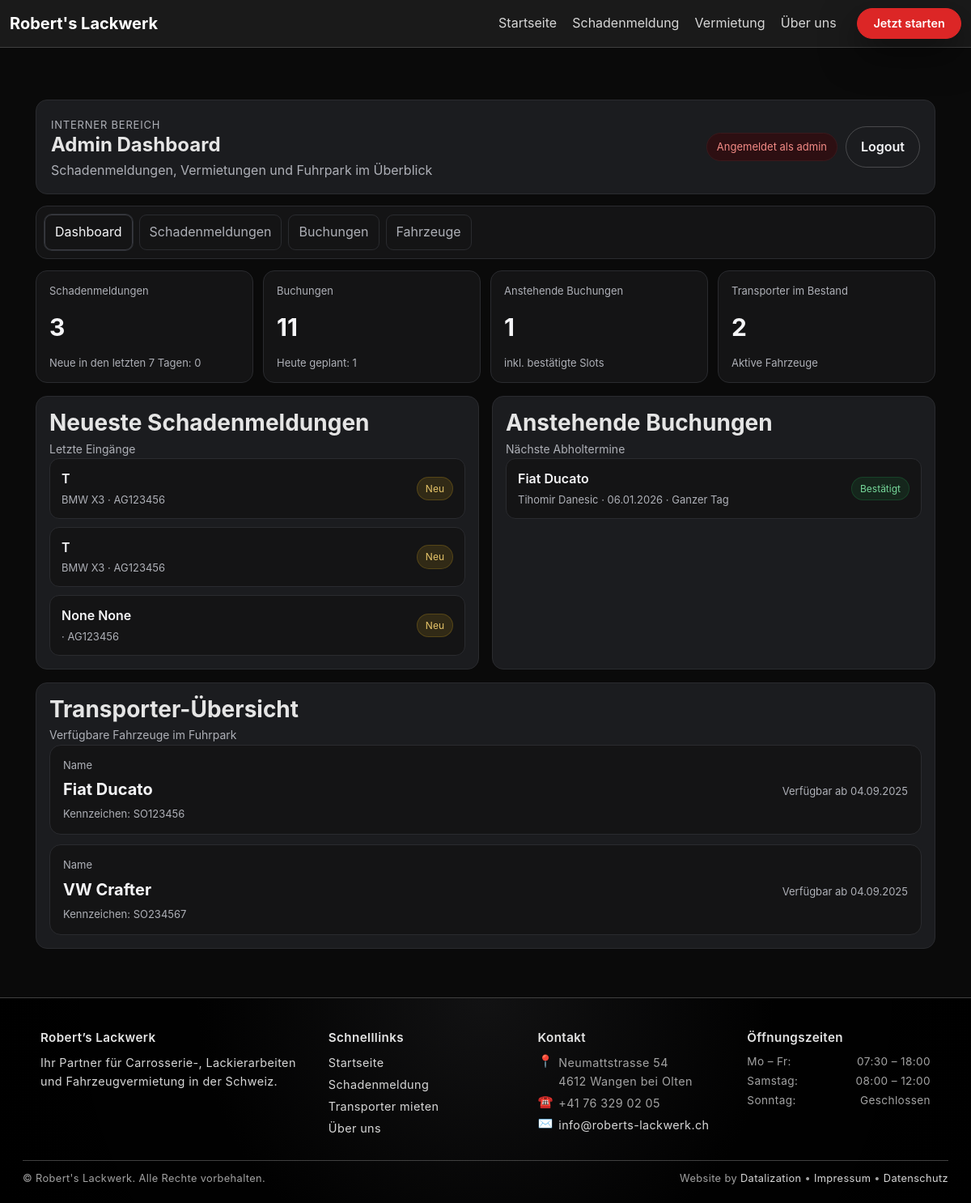
Before: /intern/dashboard/ (signed in) with the older database file.
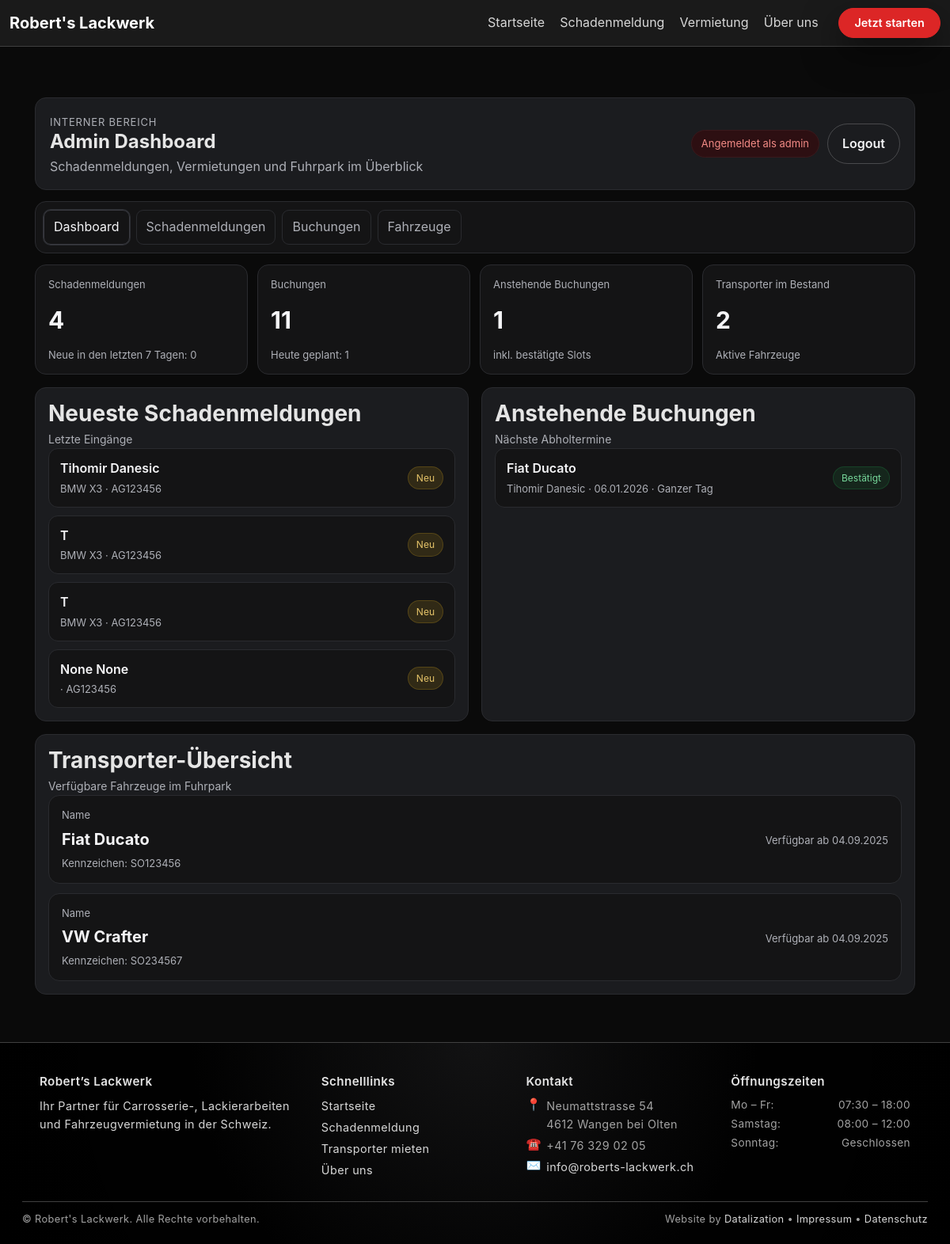
After: the same page with the newer database file.
### main/models.py (models this page shows, shortened)
class DamageReport(models.Model):
    STATUS_CHOICES = [
        ("pending", "Ausstehend"),
        ("in_progress", "In Bearbeitung"),
        ("completed", "Abgeschlossen"),
    ]
    customer = models.ForeignKey(
        Customer,
        on_delete=models.SET_NULL,
        null=True,
        blank=True,
        related_name="damage_reports",
    )
    first_name = models.CharField("Vorname", max_length=80, blank=True, null=True)
    last_name  = models.CharField("Nachname", max_length=80, blank=True, null=True)
    company_name = models.CharField("Firmenname", max_length=120, blank=True, null=True)
    email = models.EmailField()
    phone = models.CharField(max_length=50, blank=True)
    car_brand = models.CharField("Automarke", max_length=80, blank=True)
    car_model = models.CharField("Automodell", max_length=80, blank=True)
    vin       = models.CharField("Stammnummer (VIN)", max_length=32, blank=True)
    first_registration = models.DateField("Erstzulassung", null=True, blank=True)
    mileage = models.PositiveIntegerField("Kilometerstand", null=True, blank=True)
    car_part = models.CharField(max_length=50, choices=CAR_PART_CHOICES, blank=True)  # ← war früher ohne blank
    damaged_parts = models.JSONField("Beschädigte Teile", default=list, blank=True)
    affected_parts = models.JSONField("Betroffene Teile", default=list, blank=True)
    damage_type = models.CharField("Schadensart", max_length=50, blank=True)
    accident_date = models.DateField("Unfalldatum", null=True, blank=True)
    accident_location = models.CharField("Unfallort", max_length=200, blank=True)
    message = models.TextField(blank=True)
    address = models.CharField("Adresse", max_length=200, blank=True)
    plate = models.CharField("Kontrollschild", max_length=16, blank=True)
    no_plate = models.BooleanField("Kontrollschild nicht bekannt", default=False)
    insurer = models.CharField("Versicherung", max_length=40, blank=True, choices=INSURER_CHOICES)
    other_insurer = models.CharField("Andere Versicherung", max_length=100, blank=True)
    policy_number = models.CharField("Policennummer", max_length=64, blank=True)
    accident_number = models.CharField("Schaden-/Unfallnummer", max_length=64, blank=True)
    insurer_contact = models.CharField("Versicherung Ansprechperson", max_length=120, blank=True)
    other_party_involved = models.BooleanField(default=False)
    police_involved = models.BooleanField(default=False)
    documents = models.JSONField(default=list, blank=True)
    status = models.CharField(max_length=20, choices=STATUS_CHOICES, default="pending")
    admin_notes = models.TextField(blank=True)
    created_at = models.DateTimeField(auto_now_add=True)

class Booking(models.Model):
    STATUS_CHOICES = [
        ("pending", "Ausstehend"),
        ("confirmed", "Bestätigt"),
        ("completed", "Abgeschlossen"),
        ("cancelled", "Storniert"),
    ]
    TIME_SLOTS = [
        ("MORNING", "Vormittag"),
        ("AFTERNOON", "Nachmittag"),
        ("FULLDAY", "Ganzer Tag"),
    ]
    INSURANCE_CHOICES = [
        ("basic", "Basis"),
        ("full", "Vollkasko"),
        ("premium", "Premium"),
    ]
    KM_CHOICES = [
        ("100km", "100 km"),
        ("200km", "200 km"),
        ("unlimited", "Unbegrenzt"),
    ]
    PAYMENT_STATUS_CHOICES = [
        ("unpaid", "Offen"),
        ("paid", "Bezahlt"),
        ("refunded", "Erstattet"),
    ]
    transporter  = models.ForeignKey(Transporter, on_delete=models.CASCADE)
    vehicle = models.ForeignKey(Vehicle, on_delete=models.SET_NULL, null=True, blank=True, related_name="bookings")
    customer = models.ForeignKey(Customer, on_delete=models.SET_NULL, null=True, blank=True, related_name="bookings")
    date         = models.DateField()
    time_slot    = models.CharField(max_length=10, choices=TIME_SLOTS)
    pickup_date  = models.DateField(null=True, blank=True)
    return_date  = models.DateField(null=True, blank=True)
    pickup_time  = models.CharField(max_length=5, blank=True)
    return_time  = models.CharField(max_length=5, blank=True)
    customer_name   = models.CharField(max_length=100)
    customer_email  = models.EmailField()
    customer_phone  = models.CharField(max_length=50)
    customer_address        = models.CharField("Adresse", max_length=255)
    driver_license_number   = models.CharField("Führerscheinnummer", max_length=100)
    additional_insurance = models.BooleanField(default=False)
    moving_blankets      = models.BooleanField(default=False)
    hand_truck           = models.BooleanField(default=False)
    tie_down_straps      = models.BooleanField(default=False)
    additional_notes     = models.TextField(blank=True, null=True)
    status = models.CharField(max_length=20, choices=STATUS_CHOICES, default="pending")
    admin_notes = models.TextField(blank=True)
    km_package = models.CharField(max_length=20, choices=KM_CHOICES, default="100km")
    extras = models.JSONField(default=list, blank=True)
    insurance = models.CharField(max_length=20, choices=INSURANCE_CHOICES, default="basic")
    total_price = models.DecimalField(max_digits=10, decimal_places=2, default=0)
    PAYMENT_METHOD_CHOICES = [
        ("CARD", "Kreditkarte (Stripe)"),
        ("CASH", "Barzahlung"),
    ]
    payment_method = models.CharField(max_length=10, choices=PAYMENT_METHOD_CHOICES, default="CASH")
    payment_status = models.CharField(max_length=10, choices=PAYMENT_STATUS_CHOICES, default="unpaid")
    transaction_id = models.CharField(max_length=100, blank=True)
    created_at = models.DateTimeField(auto_now_add=True)
    updated_at = models.DateTimeField(auto_now=True)
    class Meta:
        unique_together = ("transporter", "date", "time_slot")
        indexes = [models.Index(fields=["transporter", "date"])]

class Transporter(models.Model):
    BUCHUNG_OPTIONEN = [
        ('vormittag', 'Vormittag'),
        ('nachmittag', 'Nachmittag'),
        ('ganztag', 'Ganztag'),
    ]
    name         = models.CharField(max_length=100)
    kennzeichen  = models.CharField(max_length=20, unique=True)
    farbe = models.CharField("Farbe", max_length=50, blank=True)
    preis_chf = models.DecimalField("Preis (CHF)", max_digits=7, decimal_places=2, default=0)
    verfuegbar_ab = models.DateField()
    bild = models.ImageField(
        upload_to="transporter_bilder/",
        blank=True,
        null=True,
        help_text="Bild des Transporters hochladen"
    )
    description = models.TextField(blank=True, default="")
    buchung = models.CharField(
        max_length=20,
        choices=BUCHUNG_OPTIONEN,
        blank=True,
        null=True,
        help_text="Verfügbare Buchungsoption"
    )

### main/views.py (the view)
# urls.py: path("intern/dashboard/", views.admin_dashboard_view, name="admin_dashboard"),
@login_required
@user_passes_test(is_staff_user)
def admin_dashboard_view(request):
    tab = request.GET.get("tab", "dashboard")
    today = timezone.localdate()
    seven_days_ago = today - timedelta(days=7)
    total_reports = DamageReport.objects.count()
    recent_reports_count = DamageReport.objects.filter(
        created_at__gte=seven_days_ago
    ).count()
    total_bookings = Booking.objects.count()
    bookings_today = Booking.objects.filter(date=today).count()
    upcoming_bookings = Booking.objects.filter(date__gte=today).count()
    transporter_count = Transporter.objects.count()
    recent_reports = DamageReport.objects.order_by("-created_at")[:5]
    upcoming_booking_list = (
        Booking.objects.filter(date__gte=today)
        .order_by("date", "time_slot")[:5]
    )
    reports_list = DamageReport.objects.order_by("-created_at")[:50]
    bookings_list = Booking.objects.select_related("transporter").order_by("-date")[:50]
    transporters = Transporter.objects.all().order_by("name")
    context = {
        "active_tab": tab,
        "total_reports": total_reports,
        "recent_reports_count": recent_reports_count,
        "total_bookings": total_bookings,
        "bookings_today": bookings_today,
        "upcoming_bookings": upcoming_bookings,
        "transporter_count": transporter_count,
        "recent_reports": recent_reports,
        "upcoming_booking_list": upcoming_booking_list,
        "reports_list": reports_list,
        "bookings_list": bookings_list,
        "transporters": transporters,
    }
    return render(request, "admin/admin_dashboard.html", context)

### main/views.py (called while the page is built)
def is_staff_user(user):
    return user.is_active and user.is_staff

### main/templates/admin/admin_dashboard.html (shortened to what the changed rows need)
{% extends "base.html" %}
{% load static %}
{% block content %}
<div class="figma-home figma-home--admin">
  <section class="fig-admin">
    <header class="fig-admin__hero">
      <div>
        <h1>Admin Dashboard</h1>
      </div>
    </header>
    <div class="fig-admin__kpis">
      <article class="fig-admin__card">
        <p class="fig-admin__card-label">Schadenmeldungen</p>
        <div class="fig-admin__card-value">{{ total_reports }}</div>
        <p class="fig-admin__card-meta">Neue in den letzten 7 Tagen: {{ recent_reports_count }}</p>
      </article>
    </div>
    {% if active_tab == "dashboard" %}
      <div class="fig-admin__panels">
        <section class="fig-admin__panel">
          <div class="fig-list">
            {% for report in recent_reports %}
              <article class="fig-list__item">
                <div>
                  <div class="fig-list__title">
                    {% if report.company_name %}{{ report.company_name }}{% else %}{{ report.first_name }} {{ report.last_name }}{% endif %}
                  </div>
                  <div class="fig-list__meta">
                    {{ report.car_brand }} {{ report.car_model }}{% if report.plate %} · {{ report.plate }}{% endif %}
                  </div>
                </div>
                <div class="fig-badge fig-badge--warning">Neu</div>
              </article>
            {% empty %}
              <p class="fig-empty">Noch keine Schadenmeldungen vorhanden.</p>
            {% endfor %}
          </div>
        </section>
        <section class="fig-admin__panel">
          <div class="fig-list">
            {% for booking in upcoming_booking_list %}
              <article class="fig-list__item">
                <div>
                  <div class="fig-list__title">{{ booking.transporter.name }}</div>
                  <div class="fig-list__meta">
                    {{ booking.customer_name }} · {{ booking.date|date:"d.m.Y" }} · {{ booking.get_time_slot_display }}
                  </div>
                </div>
                <div class="fig-badge fig-badge--success">Bestätigt</div>
              </article>
            {% empty %}
              <p class="fig-empty">Keine zukünftigen Buchungen vorhanden.</p>
            {% endfor %}
          </div>
        </section>
      </div>
      <section class="fig-admin__panel fig-admin__panel--wide">
        <div class="fig-admin__cards">
          {% for transporter in transporters %}
            <article class="fig-admin__card fig-admin__card--inline">
              <div>
                <p class="fig-admin__card-label">Name</p>
                <div class="fig-admin__card-value fig-admin__card-value--small">{{ transporter.name }}</div>
                <p class="fig-admin__card-meta">Kennzeichen: {{ transporter.kennzeichen }}</p>
              </div>
              <div class="fig-admin__card-meta">
                Verfügbar ab {{ transporter.verfuegbar_ab|date:"d.m.Y" }}
              </div>
            </article>
          {% empty %}
            <p class="fig-empty">Noch keine Transporter erfasst.</p>
          {% endfor %}
        </div>
      </section>
    {% endif %}
  </section>
</div>
{% endblock %}

Changed rows visible on the page:
added DamageReport: first_name "Tihomir", last_name "Danesic", car_brand "BMW", car_model "X3", plate "AG123456"
Other visible differences:
{{ total_reports }}: "3" → "4"
